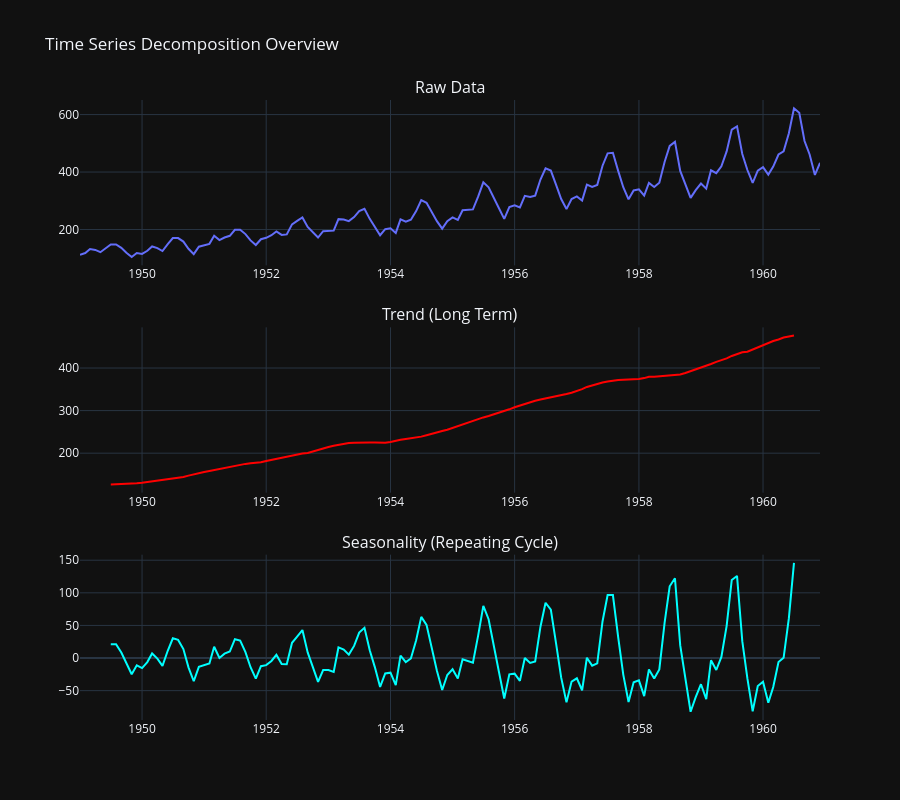

Source (notebook cell):
### Markdown cell above
## 3. The Full Picture: Decomposition
Now let's look at all components together. This is exactly what Prophet does inside its mathematical model.

### Code cell
fig = make_subplots(rows=3, cols=1, 
                    subplot_titles=("Raw Data", "Trend (Long Term)", "Seasonality (Repeating Cycle)"),
                    vertical_spacing=0.1)

fig.add_trace(go.Scatter(x=df.index, y=df['Passengers'], name='Raw'), row=1, col=1)
fig.add_trace(go.Scatter(x=df.index, y=df['Trend'], name='Trend', line=dict(color='red')), row=2, col=1)
fig.add_trace(go.Scatter(x=df.index, y=df['Detrended'], name='Seasonality', line=dict(color='cyan')), row=3, col=1)

fig.update_layout(height=800, showlegend=False, template='plotly_dark', title='Time Series Decomposition Overview')
fig.show()

### Figure 1 — Plotly figure (JSON) as saved in the notebook; plotly's stock layout.template omitted (floating-point values rounded to 4 significant figures; data arrays with more than 128 entries replaced by an {"elided": "..."} marker saying what was removed)
{"data": [{"name": "Raw", "type": "scatter", "x": {"elided": "144 str values"}, "xaxis": "x", "y": {"elided": "144 int values"}, "yaxis": "y"}, {"line": {"color": "red"}, "name": "Trend", "type": "scatter", "x": {"elided": "144 str values"}, "xaxis": "x2", "y": {"elided": "144 float values"}, "yaxis": "y2"}, {"line": {"color": "cyan"}, "name": "Seasonality", "type": "scatter", "x": {"elided": "144 str values"}, "xaxis": "x3", "y": {"elided": "144 float values"}, "yaxis": "y3"}], "layout": {"annotations": [{"font": {"size": 16}, "showarrow": false, "text": "Raw Data", "x": 0.5, "xanchor": "center", "xref": "paper", "y": 1, "yanchor": "bottom", "yref": "paper"}, {"font": {"size": 16}, "showarrow": false, "text": "Trend (Long Term)", "x": 0.5, "xanchor": "center", "xref": "paper", "y": 0.6333, "yanchor": "bottom", "yref": "paper"}, {"font": {"size": 16}, "showarrow": false, "text": "Seasonality (Repeating Cycle)", "x": 0.5, "xanchor": "center", "xref": "paper", "y": 0.2667, "yanchor": "bottom", "yref": "paper"}], "height": 800, "showlegend": false, "title": {"text": "Time Series Decomposition Overview"}, "xaxis": {"anchor": "y", "domain": [0, 1]}, "xaxis2": {"anchor": "y2", "domain": [0, 1]}, "xaxis3": {"anchor": "y3", "domain": [0, 1]}, "yaxis": {"anchor": "x", "domain": [0.7333, 1]}, "yaxis2": {"anchor": "x2", "domain": [0.3667, 0.6333]}, "yaxis3": {"anchor": "x3", "domain": [0, 0.2667]}}}
